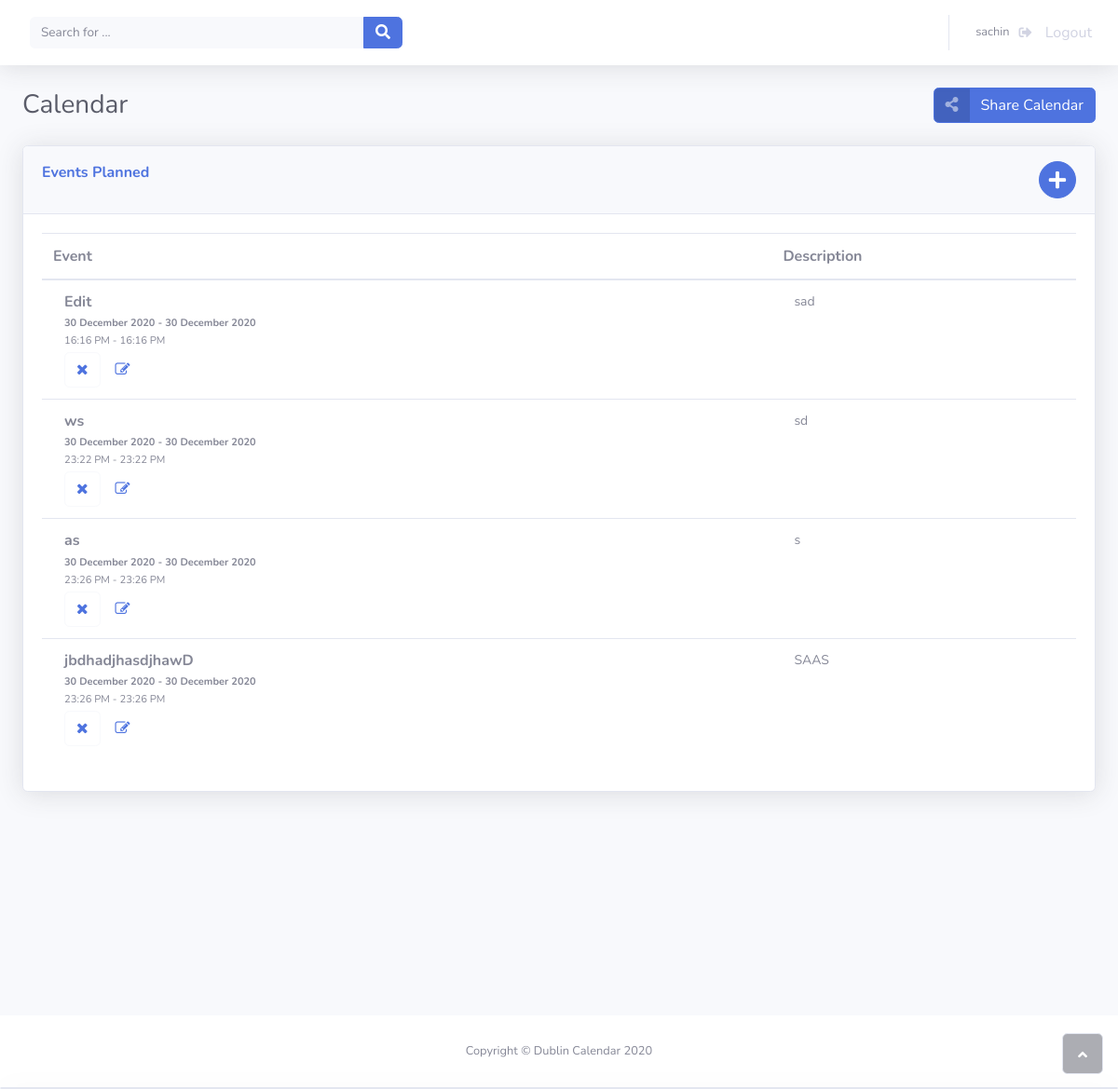
The app's page /home/ (signed in) with its own data.
### profiles/models.py (models this page shows)
class Calender(models.Model):
    user = models.ForeignKey(User, on_delete=models.CASCADE)
    event = models.CharField(max_length=50, default='')
    start_date = models.DateTimeField(default=timezone.now)
    end_date = models.DateTimeField(default=timezone.now)
    description = models.CharField(max_length=400, default='')

### calender/views.py (the view)
# urls.py: 2. Add a URL to urlpatterns:  path('', views.home, name='home')
@login_required
def home(request):
    events = Calender.objects.filter(user__username=request.user)
    context = {'events': events
               }
    return render(request, 'calender/home.html', context)

### calender/templates/calender/home.html (shortened to what this page needs)
{% load static %}
<!DOCTYPE html>
<html>
<head>
    <link rel="stylesheet" href="{% static 'profiles/assets/bootstrap/css/bootstrap.min.css' %}">
    <link rel="stylesheet" href="{% static 'profiles/assets/fonts/fontawesome-all.min.css' %}">
    <link rel="stylesheet" href="{% static 'profiles/assets/fonts/font-awesome.min.css' %}">
    <link rel="stylesheet" href="{% static 'profiles/assets/fonts/fontawesome5-overrides.min.css' %}">
    <link rel="stylesheet" href="{% static 'profiles/assets/css/untitled.css' %}">
</head>
<body id="page-top">
    <div id="wrapper">
        <div class="d-flex flex-column" id="content-wrapper">
            <div id="content">
                <nav class="navbar navbar-light navbar-expand bg-white shadow mb-4 topbar static-top">
                    <div class="container-fluid">
                        <form
                            class="form-inline d-none d-sm-inline-block mr-auto ml-md-3 my-2 my-md-0 mw-100 navbar-search">
                            <div class="input-group"><input class="bg-light form-control border-0 small" type="text"
                                    placeholder="Search for ...">
                                <div class="input-group-append"><button class="btn btn-primary py-0" type="button"><i
                                            class="fas fa-search"></i></button></div>
                            </div>
                        </form>
                        <ul class="nav navbar-nav flex-nowrap ml-auto">
                            <li class="nav-item dropdown no-arrow">
                                <div class="nav-item ">
                                {% if not shared %}
                                <a class="nav-link"  href="{% url 'logout' %}">
                                        <span id ="username"
                                            class="d-none d-lg-inline mr-2 text-gray-600 small">{{ request.user }}</span>
                                        <i class="fas fa-sign-out-alt fa-sm fa-fw mr-2 text-gray-400"></i> &nbsp;Logout
                                </a>
                                {% endif %}
                                </div>
                            </li>
                        </ul>
                    </div>
                </nav>
                <div class="container-fluid">
                 {% if not shared %}
                        <div class="d-sm-flex justify-content-between align-items-center mb-4">
                        <h3 class="text-dark mb-0">Calendar</h3>
                        <button class="btn btn-primary btn-icon-split" data-toggle="modal" data-target="#sharable_link" role="button" onclick="get_shareable_link()" data-target="#share_modal"><span class="text-white-50 icon"><i
                                    class="fas fa-share-alt"></i></span><span class="text-white text">Share
                                Calendar</span></button>
                    </div>
                {% else %}
                    <div class="d-sm-flex justify-content-between align-items-center mb-4">
                        <h3 class="text-dark mb-0">Looking at the shared calender of {{ username }}</h3>
                    </div>
                {% endif %}
                    <div class="row">
                        <div class="col">
                            <div class="card shadow">
                                <div class="card-header py-3">
                                     <div class="row">
                                    <div class="col-6 col-md-6">
                                        <p class="text-primary m-0 font-weight-bold">Events Planned</p>
                                    </div>
                                    <div class="col-6 col-md-6" style="text-align: right;"><a href = "/event/new" class="btn btn-info text-right btn-circle ml-1" role="button" style="background: var(--blue);border-color: var(--blue);"><i class="fas fa-plus text-white" style="font-size: 21px;"></i></a></div>
                                </div>
                                </div>
                                <div class="card-body">
                                    <div class="table-responsive table mt-lg-auto" id="dataTable-1" role="grid"
                                        aria-describedby="dataTable_info">
                                        <table class="table my-0" id="dataTable">
                                            <thead>
                                                <tr>
                                                    <th>Event</th>
                                                    <th>Description</th>
                                                </tr>
                                            </thead>
{% for x in events %}
<tr>
    <td>
        <div class="col mr-2">
            <h6 class="mb-0" style="margin-top: 2px;"><strong> {{ x.event }}</strong></h6>
            <h6 class="mb-0" style="font-size: 11px;height: 12px;margin-top: 6px;">
                <strong>{{ x.start_date|date:"d F Y" }} - {{ x.end_date|date:"d F Y" }}</strong>
            </h6 ><span class="text-xs">{{ x.start_date|date:"G:i A" }} - {{ x.end_date|date:"G:i A" }}</span>
            {% if not shared %}
            <h6 class="mb-0" style="margin-top: 2px;">
                <span class="text-xs">
                    <a class="btn btn-primary" href={% url 'event-delete' x.id %} style="color: var(--blue);background: rgba(78,115,223,0);border-color: var(--light);">
                        <i class="fa fa-remove" style="color: var(--blue);border-color: var(--white);"></i>
                    </a>
                </span>
                <span class="text-xs">
                    <a class="btn btn-primary" href={% url 'event-update' x.id %} style="background: rgba(78,115,223,0);border-color: rgba(255,255,255,0);">
                            <i class="fa fa-edit" style="color: var(--blue);border-color: var(--white);"></i>
                    </a>
                </span>
            </h6>
            {% endif %}
        </div>
    </td>
    <td>
        <div class="col mr-2">
            <p
                style="min-width: 21px;font-size: 14px;text-align: left;min-height: 10px;max-width: 210px;margin-right: 0px;margin-left: 0px;padding: 0px;padding-left: 0px;">
                {{ x.description }}
            </p>
        </div>
    </td>
</tr>
{% endfor %}
                                        </table>
                                    </div>
                                </div>
                            </div>
                        </div>
                    </div>
                </div>
            </div>
            <footer class="bg-white sticky-footer">
                <div class="container my-auto">
                    <div class="text-center my-auto copyright"><span>Copyright © Dublin Calendar 2020</span></div>
                </div>
            </footer>
        </div><a class="border rounded d-inline scroll-to-top" href="#page-top"><i class="fas fa-angle-up"></i></a>
    </div>
</body>
</html>

### profiles/static/profiles/assets/css/untitled.css (style rules this page uses)
.bg-white.sticky-footer { margin-top: 15em; }

### records on screen
Calender: event "Edit", start_date "30 December 2020", end_date "30 December 2020", start_date "16:16 PM", end_date "16:16 PM", description "sad"
Calender: event "ws", start_date "30 December 2020", end_date "30 December 2020", start_date "23:22 PM", end_date "23:22 PM", description "sd"
Calender: event "as", start_date "30 December 2020", end_date "30 December 2020", start_date "23:26 PM", end_date "23:26 PM", description "s"
Calender: event "jbdhadjhasdjhawD", start_date "30 December 2020", end_date "30 December 2020", start_date "23:26 PM", end_date "23:26 PM", description "SAAS"

### other values on screen
{{ request.user }} "sachin"
